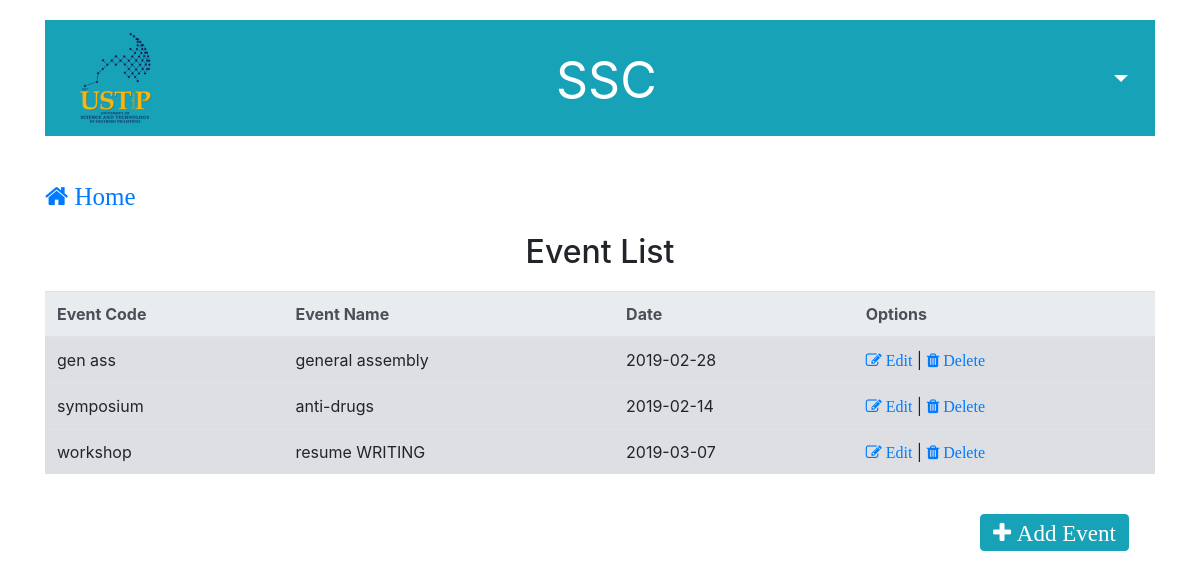
Screenshot of /event_list.php with the database file from the repository.
### tables this page shows
CREATE TABLE `event` (
  `event_code` varchar(100) NOT NULL,
  `event_name` varchar(100) DEFAULT NULL,
  `date` date DEFAULT NULL
);

### event_list.php (the view, shortened to what this page needs)
<?php include('server.php')?>
<html>
<head>
  <link rel = "stylesheet" href = "bootstrap/css/bootstrap.min.css">
  <link rel = "stylesheet" href = "font-awesome-4.7.0/font-awesome-4.7.0/css/font-awesome.min.css">
</head>
<body>
<div class="container">
  <nav class="navbar navbar-expand-lg navbar-dark bg-info" style="margin-top:20px">
    <nav class="collapse navbar-collapse" id="navbarText">
        <img src="1.png" width="100" height="100" alt="" style="margin-left:5px">
        <ul class="navbar-nav mr-auto">
          <li class="nav-item active">
            <a class="nav-link" href="index.php" style="font-size:50px; margin-top:5px; margin-left:382px">SSC<span class="sr-only">(current)</span></a>
          </li>
      </ul>
      <div class="btn-group" style="margin-left:430px" height="100px">
        <button type="button" class="btn btn-info dropdown-toggle" data-toggle="dropdown" aria-haspopup="true" aria-expanded="false" style="font-size:25px;">
        </button>
      </div>
</div>
    <div class="container"><br/><br/>
    <a class="fa fa-home" href="index.php" style="font-size:25px"> Home</a><br/><br/>
    <center><h2>Event List</h2></center>
    <?php $results = mysqli_query($db, "SELECT * FROM event WHERE event.event_code = event.event_code"); ?>
      <table class="table table-secondary" style="margin-top:20px">
      <thead class="thead-light">
        <tr class="success">
        <th scope="col">Event Code</th>
        <th scope="col">Event Name</th>
        <th scope="col">Date</th>
        <th scope="col">Options</th>
        </tr>
      </thead>
      <?php while ($row = mysqli_fetch_array($results)){ ?>
      <tbody>
        <tr>
        <td><?php echo $row['event_code']?></td>
        <td><?php echo $row['event_name']?></td>
        <td><?php echo $row['date']?></td>
        <td><a class="fa fa-edit" href="event_update.php?edit7=<?php echo $row['event_code']; ?>"> Edit</a> | <a class="fa fa-trash" href ="#" data-toggle="modal" data-target="#exampleModal"> Delete</a></td>
        </tr>
      </tbody>
       <?php }
       ?>
      </table><br/>
      <a href = "event_add.php"><button type="button" class="btn btn-info fa fa-plus" style="font-size: 23px; margin-left:935px"> Add Event</button></a></li>
    </div>
</body>
</html>

### rows the page displays
event: event_code "gen ass", event_name "general assembly", date "2019-02-28"
event: event_code "symposium", event_name "anti-drugs", date "2019-02-14"
event: event_code "workshop", event_name "resume WRITING", date "2019-03-07"
